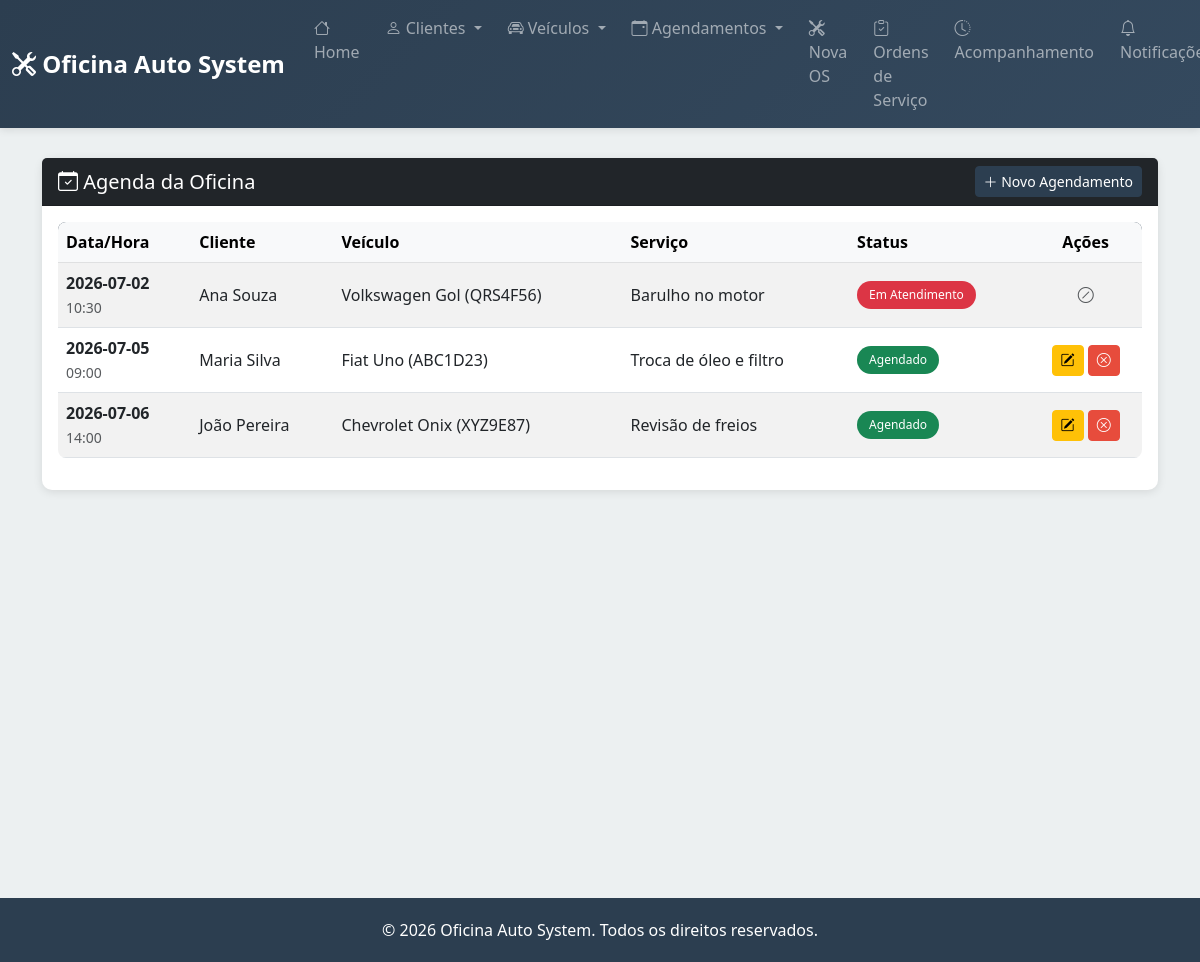
The page /agendamentos on the database its author committed.
### tables this page shows
CREATE TABLE agendamentos (
        id INTEGER PRIMARY KEY AUTOINCREMENT,
        cliente_id INTEGER NOT NULL,
        veiculo_id INTEGER NOT NULL,
        data_agendamento DATE NOT NULL,
        hora_agendamento TIME NOT NULL,
        descricao TEXT,
        status TEXT DEFAULT 'Agendado',
        data_criacao TIMESTAMP DEFAULT CURRENT_TIMESTAMP,
        FOREIGN KEY (cliente_id) REFERENCES clientes(id),
        FOREIGN KEY (veiculo_id) REFERENCES veiculos(id)
    );

CREATE TABLE clientes (
        id INTEGER PRIMARY KEY AUTOINCREMENT,
        nome TEXT NOT NULL,
        telefone TEXT NOT NULL,
        email TEXT,
        endereco TEXT,
        data_cadastro TIMESTAMP DEFAULT CURRENT_TIMESTAMP
    );

CREATE TABLE veiculos (
        id INTEGER PRIMARY KEY AUTOINCREMENT,
        cliente_id INTEGER NOT NULL,
        placa TEXT NOT NULL UNIQUE,
        marca TEXT NOT NULL,
        modelo TEXT NOT NULL,
        ano INTEGER,
        cor TEXT,
        data_cadastro TIMESTAMP DEFAULT CURRENT_TIMESTAMP,
        FOREIGN KEY (cliente_id) REFERENCES clientes(id)
    );

### app.py (the view)
@app.route("/agendamentos", methods=["GET"])
def consulta_agendamentos():
    db = get_db()
    cursor = db.cursor()
    cursor.execute("""
        SELECT a.id, a.data_agendamento, a.hora_agendamento, a.descricao, a.status,
               c.nome as cliente_nome, v.marca, v.modelo, v.placa
        FROM agendamentos a
        JOIN clientes c ON a.cliente_id = c.id
        JOIN veiculos v ON a.veiculo_id = v.id
        ORDER BY a.data_agendamento ASC, a.hora_agendamento ASC
    """)
    agendamentos = cursor.fetchall()
    db.close()
    return render_template(
        "consulta_agendamentos.html", agendamentos=agendamentos
    )

### app.py (called while the page is built)
def get_db():
    db = sqlite3.connect(app.config["DATABASE"])
    db.row_factory = sqlite3.Row
    return db

### templates/consulta_agendamentos.html (shortened to what this page needs)
{% extends "base.html" %}
{% block content %}
<div class="row">
    <div class="col-12">
        <div class="card">
            <div class="card-header bg-dark text-white d-flex justify-content-between align-items-center">
                <h5 class="mb-0"><i class="bi bi-calendar-check"></i> Agenda da Oficina</h5>
                <a href="/agendar" class="btn btn-primary btn-sm">
                    <i class="bi bi-plus-lg"></i> Novo Agendamento
                </a>
            </div>
            <div class="card-body">
                <div class="table-responsive">
                    <table class="table table-hover table-striped align-middle">
                        <thead class="table-light">
                            <tr>
                                <th>Data/Hora</th>
                                <th>Cliente</th>
                                <th>Veículo</th>
                                <th>Serviço</th>
                                <th>Status</th>
                                <th class="text-center">Ações</th>
                            </tr>
                        </thead>
                        <tbody>
                            {% for a in agendamentos %}
                            <tr>
                                <td>
                                    <strong>{{ a.data_agendamento }}</strong><br>
                                    <small class="text-muted">{{ a.hora_agendamento }}</small>
                                </td>
                                <td>{{ a.cliente_nome }}</td>
                                <td>{{ a.marca }} {{ a.modelo }} ({{ a.placa }})</td>
                                <td>{{ a.descricao or 'Nenhuma descrição' }}</td>
                                <td>
                                    {% if a.status == 'Agendado' %}
                                        <span class="badge bg-success">{{ a.status }}</span>
                                    {% else %}
                                        <span class="badge bg-danger">{{ a.status }}</span>
                                    {% endif %}
                                </td>
                                <td class="text-center">
                                    {% if a.status == 'Agendado' %}
                                    <button class="btn btn-warning btn-sm" onclick="abrirModalEdicao('{{ a.id }}', '{{ a.data_agendamento }}', '{{ a.hora_agendamento }}')" title="Reagendar">
                                        <i class="bi bi-pencil-square"></i>
                                    </button>
                                    <button class="btn btn-danger btn-sm" onclick="cancelarAgendamento('{{ a.id }}')" title="Cancelar">
                                        <i class="bi bi-x-circle"></i>
                                    </button>
                                    {% else %}
                                    <span class="text-muted"><i class="bi bi-slash-circle"></i></span>
                                    {% endif %}
                                </td>
                            </tr>
                            {% endfor %}
                        </tbody>
                    </table>
                </div>
            </div>
        </div>
    </div>
</div>
{% endblock %}

### templates/base.html (style rules this page uses)
:root { --primary: #2c3e50; --secondary: #e74c3c; --success: #27ae60; --warning: #f39c12; --info: #3498db; }
body { background-color: #ecf0f1; font-family: 'Segoe UI', Tahoma, Geneva, Verdana, sans-serif; }
.card { border: none; border-radius: 10px; box-shadow: 0 2px 10px rgba(0,0,0,0.1); transition: transform 0.3s ease, box-shadow 0.3s ease; }
.btn-primary { background-color: var(--primary); border-color: var(--primary); }
.btn-danger { background-color: var(--secondary); border-color: var(--secondary); }
.table { background: white; border-radius: 8px; overflow: hidden; }
.table thead { background-color: var(--primary); color: white; }
.badge { padding: 8px 12px; border-radius: 20px; font-weight: 500; }

### rows shown on the page
agendamentos: data_agendamento "2026-07-02", hora_agendamento "10:30", cliente_nome "Ana Souza", marca "Volkswagen", modelo "Gol", placa "QRS4F56", descricao "Barulho no motor", status "Em Atendimento"
agendamentos: data_agendamento "2026-07-05", hora_agendamento "09:00", cliente_nome "Maria Silva", marca "Fiat", modelo "Uno", placa "ABC1D23", descricao "Troca de óleo e filtro", status "Agendado"
agendamentos: data_agendamento "2026-07-06", hora_agendamento "14:00", cliente_nome "João Pereira", marca "Chevrolet", modelo "Onix", placa "XYZ9E87", descricao "Revisão de freios", status "Agendado"
